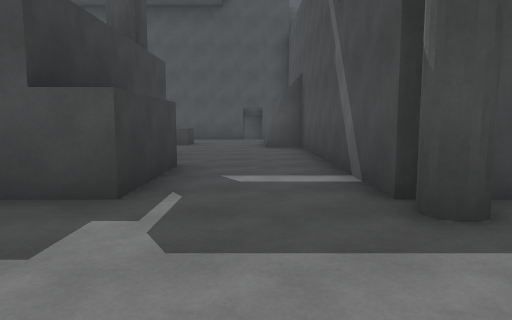
[1] (above)

17 first-person views from a walk through a 3-D level made in the Unity game engine. The camera is 1.4 m above the floor, tilts 6° down and sees 70° across. The floor is counted in squares, 2 m on a side. Each view is taken from the middle of a square. On the plan, view 1 faces up. The plan holds only what a view shows up to about 11 squares ahead; the rest is blank. The place goes on beyond the plan. The player character is not drawn.

[2]
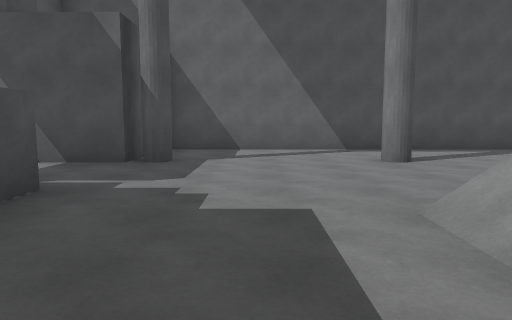

[3]
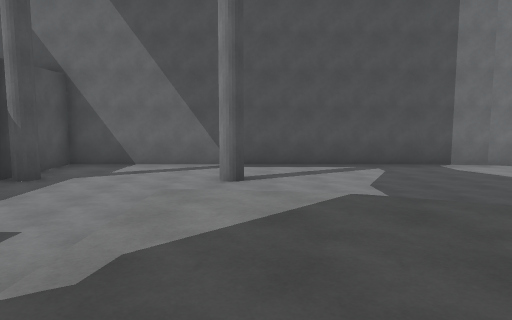

[4]
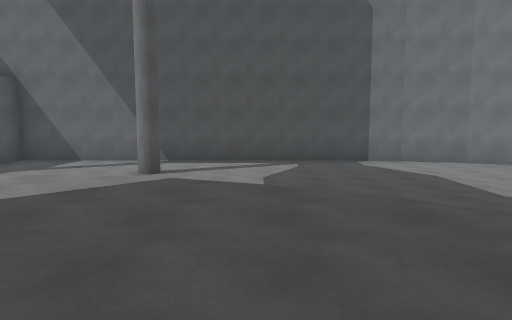

[5]
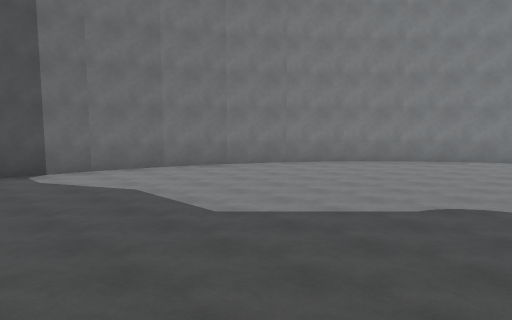

[6]
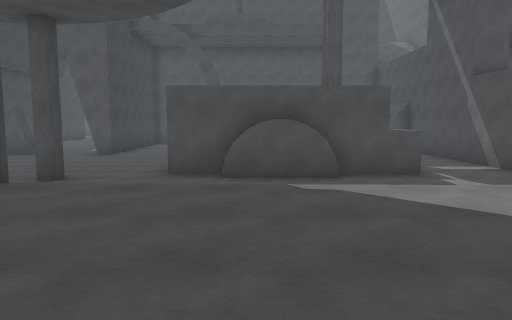

[7]
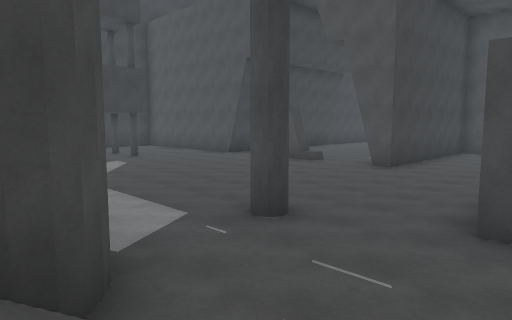

[8]
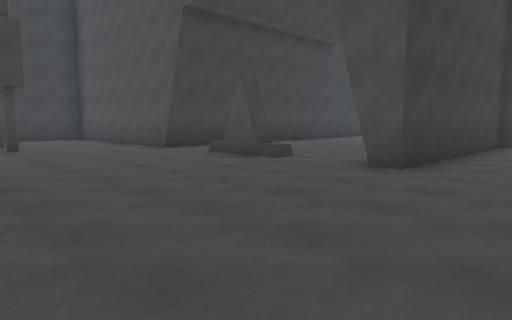

[9]
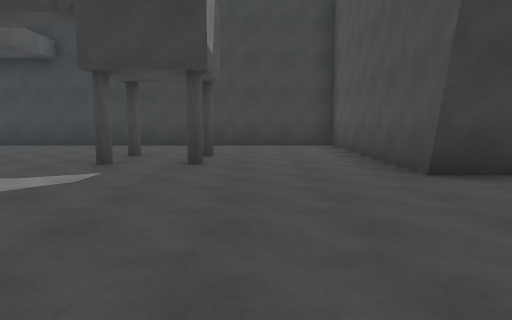

[10]
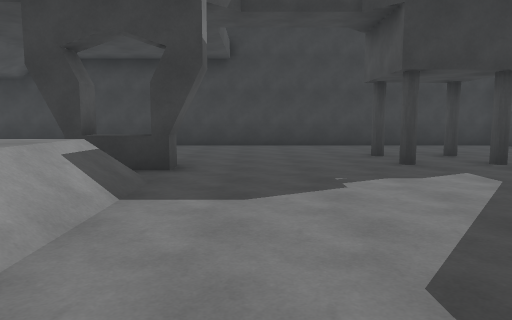

[11]
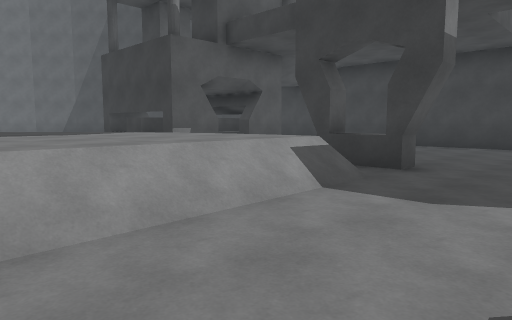

[12]
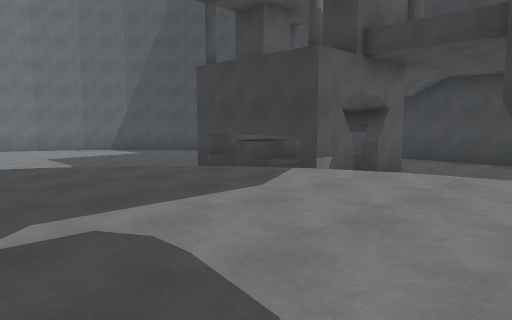

[13]
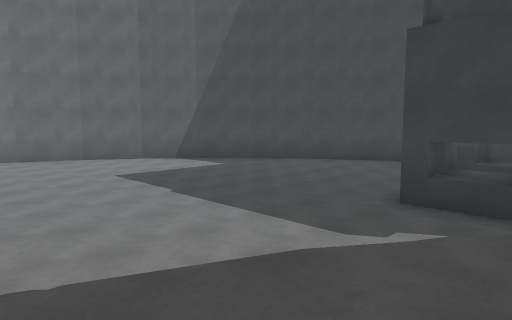

[14]
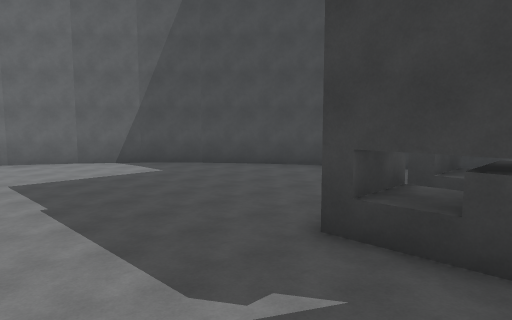

[15]
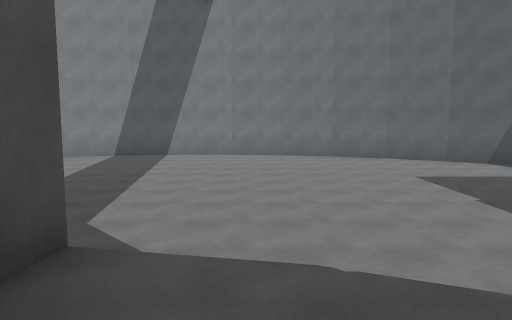

[16]
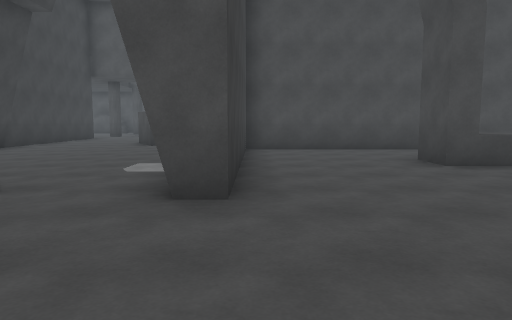

[17]
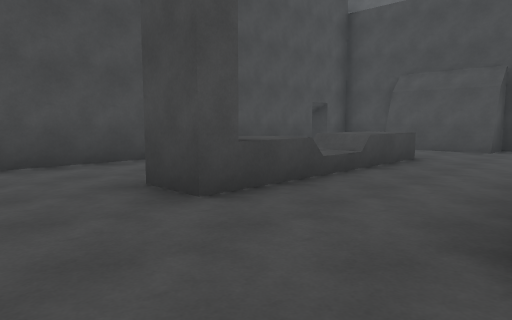

### Floor plan
Key: @ floor where view 1 was taken; # wall or solid block; . main floor; : floor 1 m higher than the main floor; / step, stairs or slope; = window, fence, low wall or low ledge; ^ raised ledge.
Columns run from 23 left of view 1 to 5 right of it. Each row starts with its distance up from view 1.
 16       #...#
 15       #....  ##########
 14        .....##....
 13        .....#.....
 12         ....#..... ..   #
 11         ....#...#://::..#
 10       #  ...#...........##
  9 #######.  ..#............#
  8 #........#......      ...#
  7 #...............      ...#
  6 #...............     #...#
  5 #....#..........     #...#
  4 #...............######...####
  3 #....#............##.....#..#
  2 #.............#.............#
  1 #................ ..........#
  0 #...........  #/   ....@....#
 -1 #.....^////// ##/////....#..#
 -2 #.    #/:::::   :::::.......#
 -3 #...   =:::::   :::::. .....#
 -4 #...   .:::::   ::::/  .....#
 -5 #...# #.=:::     :::........#
 -6 #   # #../:::     :/........#
 -7 #   # #...=:::     .........#
 -8 #  .# #.....//#    ........##
 -9 # .............    ........#
-10  #.............    ........#
-11  #..............   ........#
-12  #..............   .......##
-13  ##..............  .......#
-14   ##.............   .....##
-15    ##.............  ....##
-16     ##............  ...##
-17      ##...........  ..##
-18       ###..         ###

Where each view was taken, in squares from view 1:
view 1: 0 up, 0 right, facing up
view 2: 1 up, 5 left, facing right
view 3: 2 down, 6 left, facing right
view 4: 4 down, 7 left, facing right
view 5: 5 down, 5 left, facing down-right
view 6: 5 down, 5 left, facing up
view 7: 1 down, 6 left, facing up-left
view 8: 3 up, 8 left, facing up-left
view 9: 6 up, 12 left, facing left
view 10: 1 up, 12 left, facing left
view 11: 2 up, 12 left, facing down-left
view 12: 1 down, 11 left, facing down-left
view 13: 6 down, 11 left, facing down-left
view 14: 6 down, 13 left, facing down-left
view 15: 6 down, 11 left, facing down
view 16: 5 up, 10 left, facing up
view 17: 8 up, 9 left, facing up-right
